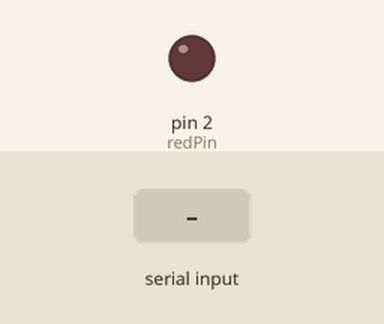
The sketch below on a simulated Arduino Uno, built with avr-gcc and run on an emulated ATmega328P. On the bench: output pins drawn as LEDs (lit = HIGH). Dashed ring = blinking. Inputs (shaded band) come from the test bench. What the sketch prints to the serial monitor is not drawn.

Above: at 1.2 s.
1.3 s: "90,45\n" received over Serial
At 2.1 s:
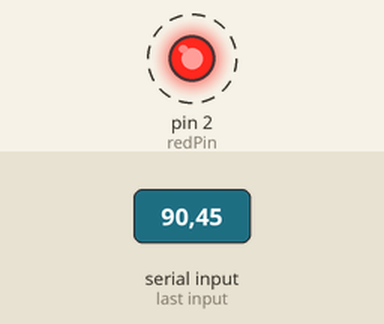
Timing chart, 0 to 10.3 s (numbered marks = the images above; inputs shaded):
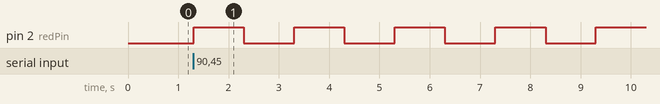

The sketch:

inputgiving.ino
```cpp
int numBlinks;
String msg="How Many Blinks Do You Want? ";
int j;
int bt=1000;
int redPin=2;

void setup() {
Serial.begin(9600);
pinMode(redPin, OUTPUT);
}

void loop() {
Serial.println(msg);
while(Serial.available()==0){

}
numBlinks=Serial.parseInt();
for(j=1;j<=numBlinks;j++){
  digitalWrite(redPin, HIGH);
  delay(bt);
  digitalWrite(redPin, LOW);
  delay(bt);
}
}
```

Measured:
- after the input at 1.3 s, pin 2 (redPin): alternates HIGH for 1.0 s and LOW for 1.0 s, starting at once
